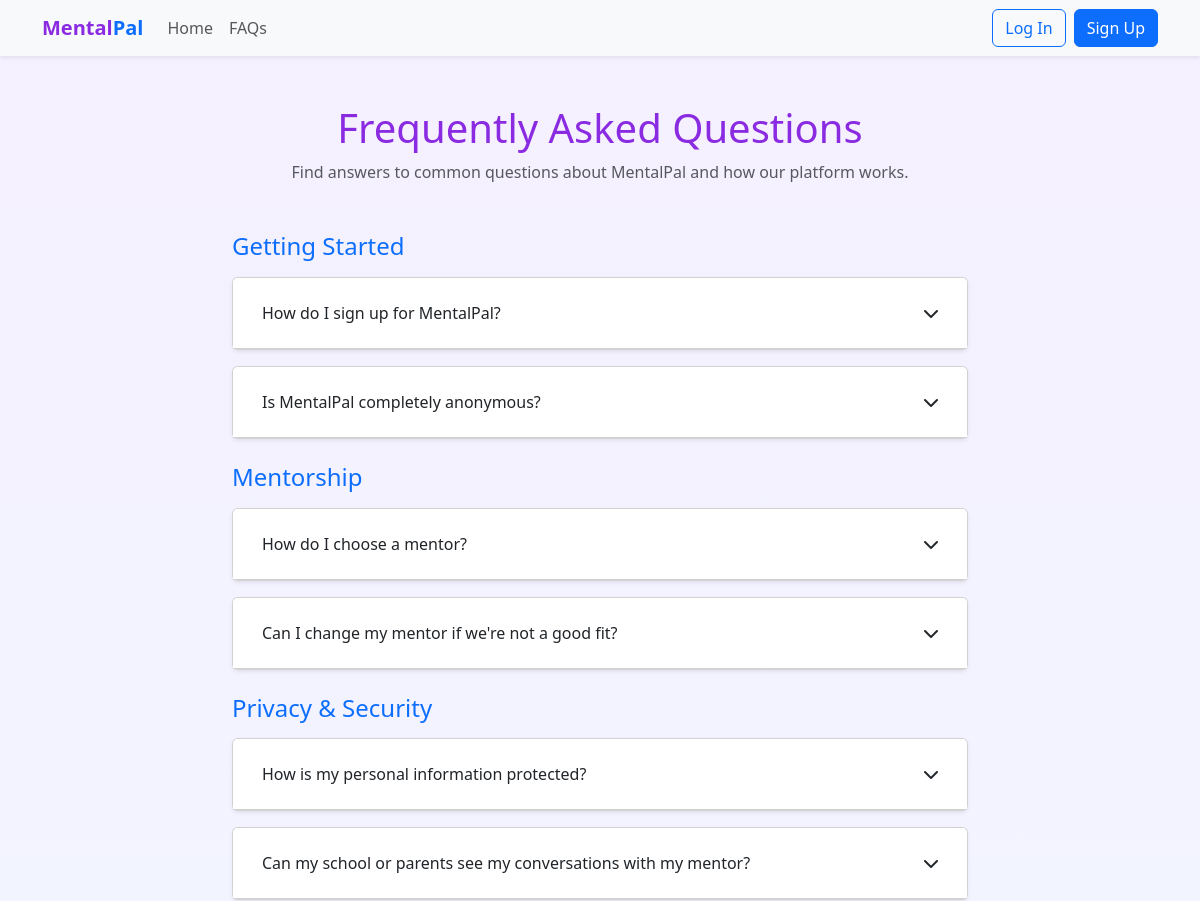
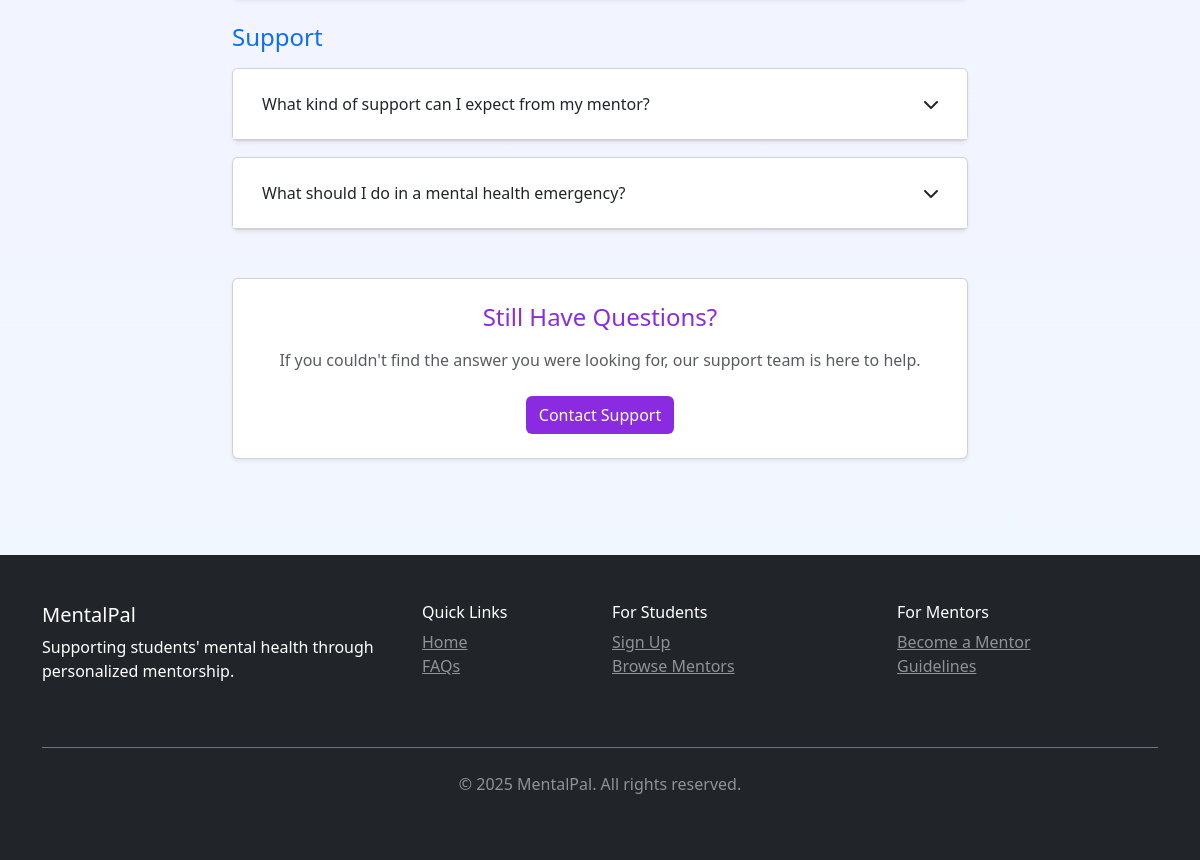
Screenshot of /faq/ with the database file from the repository (2 pictures, top to bottom).
### core/models.py (models this page shows, shortened)
class FAQ(models.Model):
    category = models.CharField(max_length=100)
    question = models.CharField(max_length=255)
    answer = models.TextField()

### core/views.py (the view)
# urls.py: path('faq/', views.faq_list, name='faq'),
def faq_list(request):
    faqs = FAQ.objects.all().order_by('category', 'id')
    categories = {}
    for faq in faqs:
        if faq.category not in categories:
            categories[faq.category] = []
        categories[faq.category].append(faq)
    context = {
        'categories': categories,
    }
    return render(request, 'core/faq.html', context)

### templates/core/faq.html (shortened to what this page needs)
{% extends 'core/base.html' %}
{% block content %}
<div class="container py-5">
    <h1 class="text-center text-purple mb-2">Frequently Asked Questions</h1>
    <p class="text-center text-muted mb-5">Find answers to common questions about MentalPal and how our platform works.</p>
    <div class="row justify-content-center">
        <div class="col-lg-8">
            {% if categories %}
                <div class="accordion" id="faqAccordion">
                    {% for category, faqs in categories.items %}
                        <div class="mb-4">
                            <h2 class="h4 text-primary mb-3">{{ category }}</h2>
                            {% for faq in faqs %}
                                <div class="card shadow-sm mb-3 faq-item">
                                    <div class="card-header bg-white py-3 faq-header" id="heading{{ faq.id }}">
                                        <h3 class="mb-0 h6">
                                            <button class="btn btn-link text-decoration-none text-dark w-100 text-start d-flex justify-content-between align-items-center collapsed" type="button" data-bs-toggle="collapse" data-bs-target="#collapse{{ faq.id }}">
                                                {{ faq.question }}
                                                <i class="fas fa-chevron-down toggle-icon"></i>
                                            </button>
                                        </h3>
                                    </div>
                                </div>
                            {% endfor %}
                        </div>
                    {% endfor %}
                </div>
            {% else %}
                <div class="text-center py-5">
                    <p class="text-muted">No FAQs available at the moment.</p>
                </div>
            {% endif %}
            <div class="card shadow-sm mt-5 text-center">
                <div class="card-body p-4">
                    <h2 class="h4 text-purple mb-3">Still Have Questions?</h2>
                    <p class="text-muted mb-4">
                        If you couldn't find the answer you were looking for, our support team is here to help.
                    </p>
                    <a href="#" class="btn btn-purple">Contact Support</a>
                </div>
            </div>
        </div>
    </div>
</div>
{% endblock %}

### templates/core/base.html (shortened to what this page needs)
{% load static %}
<!DOCTYPE html>
<html lang="en">
<head>
    <link href="https://cdn.jsdelivr.net/npm/bootstrap@5.3.0/dist/css/bootstrap.min.css" rel="stylesheet">
    <link rel="stylesheet" href="https://cdnjs.cloudflare.com/ajax/libs/animate.css/4.1.1/animate.min.css">
    <link rel="stylesheet" href="https://cdnjs.cloudflare.com/ajax/libs/font-awesome/6.0.0/css/all.min.css">
    <link rel="stylesheet" href="/static/css/styles.css">
</head>
<body>
    <nav class="navbar navbar-expand-lg navbar-light bg-light shadow-sm sticky-top">
        <div class="container">
            <a class="navbar-brand" href="{% url 'home' %}">
                <span class="text-purple fw-bold">Mental</span><span class="text-primary fw-bold">Pal</span>
            </a>
            <div class="collapse navbar-collapse" id="navbarNav">
                <ul class="navbar-nav me-auto">
                    <li class="nav-item">
                        <a class="nav-link" href="{% url 'home' %}">Home</a>
                    </li>
                    <li class="nav-item">
                        <a class="nav-link" href="{% url 'faq' %}">FAQs</a>
                    </li>
                </ul>
                <div class="d-flex">
                    {% if user.is_authenticated %}
                        {% if user.is_student %}
                            <a href="{% url 'student_dashboard' %}" class="btn btn-outline-primary me-2">Dashboard</a>
                        {% elif user.is_mentor %}
                            <a href="{% url 'mentor_dashboard' %}" class="btn btn-outline-primary me-2">Dashboard</a>
                        {% endif %}
                        <a href="{% url 'logout' %}" class="btn btn-outline-secondary">Logout</a>
                    {% else %}
                        <a href="{% url 'login' %}" class="btn btn-outline-primary me-2">Log In</a>
                        <a href="{% url 'register_choice' %}" class="btn btn-primary">Sign Up</a>
                    {% endif %}
                </div>
            </div>
        </div>
    </nav>
    <main>
        {% block content %}{% endblock %}
    </main>
    <footer class="bg-dark text-white py-5 mt-5">
        <div class="container">
            <div class="row">
                <div class="col-md-4 mb-4">
                    <h5>MentalPal</h5>
                    <p>Supporting students' mental health through personalized mentorship.</p>
                </div>
                <div class="col-md-2 mb-4">
                    <h6>Quick Links</h6>
                    <ul class="list-unstyled">
                        <li><a href="{% url 'home' %}" class="text-white-50">Home</a></li>
                        <li><a href="{% url 'faq' %}" class="text-white-50">FAQs</a></li>
                    </ul>
                </div>
                <div class="col-md-3 mb-4">
                    <h6>For Students</h6>
                    <ul class="list-unstyled">
                        <li><a href="{% url 'register_student' %}" class="text-white-50">Sign Up</a></li>
                        <li><a href="{% url 'browse_mentors' %}" class="text-white-50">Browse Mentors</a></li>
                    </ul>
                </div>
                <div class="col-md-3 mb-4">
                    <h6>For Mentors</h6>
                    <ul class="list-unstyled">
                        <li><a href="{% url 'register_mentor' %}" class="text-white-50">Become a Mentor</a></li>
                        <li><a href="{% url 'faq' %}" class="text-white-50">Guidelines</a></li>
                    </ul>
                </div>
            </div>
            <div class="border-top border-secondary pt-4 mt-4 text-center text-white-50">
                <p>&copy; {% now "Y" %} MentalPal. All rights reserved.</p>
            </div>
        </div>
    </footer>
</body>
</html>

### static/css/styles.css (style rules this page uses)
:root { --purple: #8a2be2; --blue: #4169e1; --green: #3cb371; --light-purple: #f5f0ff; --light-blue: #f0f8ff; }
body { font-family: 'Segoe UI', Tahoma, Geneva, Verdana, sans-serif; background: linear-gradient(to bottom, var(--light-purple), var(--light-blue)); min-height: 100vh; }
.text-purple { color: var(--purple) !important; }
.btn-purple { background-color: var(--purple); color: white; }

### rows the page displays
FAQ: category "Getting Started", question "How do I sign up for MentalPal?"
FAQ: question "Is MentalPal completely anonymous?"
FAQ: category "Mentorship", question "How do I choose a mentor?"
FAQ: question "Can I change my mentor if we're not a good fit?"
FAQ: category "Privacy & Security", question "How is my personal information protected?"
FAQ: question "Can my school or parents see my conversations with my mentor?"
FAQ: category "Support", question "What kind of support can I expect from my mentor?"
FAQ: question "What should I do in a mental health emergency?"
